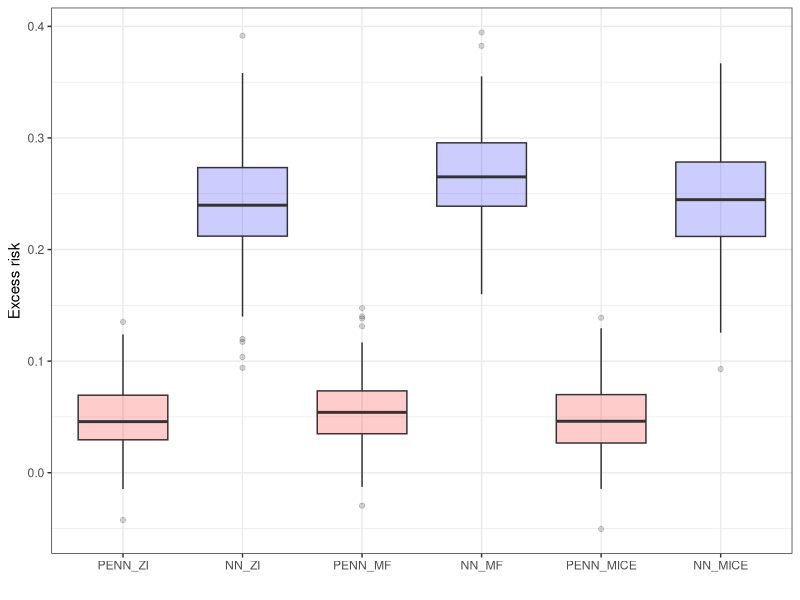

The R script that drew this image:
library(ggplot2)
library(tidyr)

PENN_ZI = c(1.183540940284729, 1.2178844213485718, 1.1776179075241089, 1.17631196975708, 1.163037657737732, 1.2196043729782104, 1.1276705265045166, 1.2237058877944946, 1.1620352268218994, 1.1915839910507202, 1.164671540260315, 1.2030097246170044, 1.2099000215530396, 1.2003867626190186, 1.209296464920044, 1.2162668704986572, 1.1880866289138794, 1.1540621519088745, 1.1332623958587646, 1.1569854021072388, 1.1928900480270386, 1.1675784587860107, 1.126012921333313, 1.1792646646499634, 1.1973966360092163, 1.1907427310943604, 1.1635380983352661, 1.1642308235168457, 1.162259817123413, 1.1238764524459839, 1.087844967842102, 1.2541882991790771, 1.1312274932861328, 1.1550477743148804, 1.2365131378173828, 1.157874345779419, 1.2033642530441284, 1.1643770933151245, 1.1754218339920044, 1.115609884262085, 1.128340244293213, 1.1874964237213135, 1.1348371505737305, 1.2447186708450317, 1.2161033153533936, 1.1562730073928833, 1.253707766532898, 1.1892352104187012, 1.190302848815918, 1.2123793363571167, 1.1687231063842773, 1.1364599466323853, 1.1660727262496948, 1.2494903802871704, 1.1470390558242798, 1.1707954406738281, 1.1815463304519653, 1.1258009672164917, 1.1744697093963623, 1.1274572610855103, 1.2142140865325928, 1.1521661281585693, 1.164870262145996, 1.184364914894104, 1.1993690729141235, 1.2212791442871094, 1.1838512420654297, 1.1743966341018677, 1.1922022104263306, 1.1994953155517578, 1.174653172492981, 1.177354335784912, 1.1890453100204468, 1.2429893016815186, 1.1666544675827026, 1.123962163925171, 1.163635015487671, 1.2020530700683594, 1.1634960174560547, 1.1726102828979492, 1.1610978841781616, 1.201338768005371, 1.1543314456939697, 1.1817327737808228, 1.1562044620513916, 1.2654216289520264, 1.175748586654663, 1.2240056991577148, 1.1862950325012207, 1.1943448781967163, 1.1952605247497559, 1.160049557685852, 1.1935161352157593, 1.1472586393356323, 1.1711983680725098, 1.152936339378357, 1.2016912698745728, 1.158851146697998, 1.2081271409988403, 1.172271728515625) - 1.13025
NN_ZI = c(1.3291850090026855, 1.3728058338165283, 1.2891490459442139, 1.3684943914413452, 1.2713855504989624, 1.414488434791565, 1.3309320211410522, 1.4418023824691772, 1.309516191482544, 1.4043813943862915, 1.378008484840393, 1.3533949851989746, 1.41667902469635, 1.428104281425476, 1.3069438934326172, 1.3318489789962769, 1.370703101158142, 1.3704737424850464, 1.2907646894454956, 1.381535530090332, 1.3576830625534058, 1.3711880445480347, 1.2939627170562744, 1.3716044425964355, 1.3950105905532837, 1.409862995147705, 1.3833129405975342, 1.2887133359909058, 1.3713411092758179, 1.3499629497528076, 1.2854095697402954, 1.5218373537063599, 1.2475664615631104, 1.3495818376541138, 1.3879164457321167, 1.3842474222183228, 1.4270895719528198, 1.387292742729187, 1.3554449081420898, 1.3466153144836426, 1.314559817314148, 1.405895471572876, 1.3496500253677368, 1.415411114692688, 1.3783870935440063, 1.3392114639282227, 1.4674652814865112, 1.406302571296692, 1.4344033002853394, 1.3469860553741455, 1.3405314683914185, 1.3776744604110718, 1.363222599029541, 1.3870201110839844, 1.3428438901901245, 1.3473916053771973, 1.364475965499878, 1.3232015371322632, 1.2500876188278198, 1.345875859260559, 1.3762738704681396, 1.3587136268615723, 1.409440279006958, 1.3640954494476318, 1.3906511068344116, 1.4086047410964966, 1.3953022956848145, 1.3020093441009521, 1.3809822797775269, 1.4040454626083374, 1.403564691543579, 1.270219087600708, 1.4107728004455566, 1.3501393795013428, 1.353702187538147, 1.2929261922836304, 1.2241947650909424, 1.4125425815582275, 1.366762399673462, 1.3394250869750977, 1.354537844657898, 1.4016425609588623, 1.3007224798202515, 1.2339601516723633, 1.4098824262619019, 1.4884905815124512, 1.3694833517074585, 1.4257944822311401, 1.320878267288208, 1.423158884048462, 1.414676308631897, 1.3501430749893188, 1.3920519351959229, 1.3523857593536377, 1.3955990076065063, 1.364543080329895, 1.4113502502441406, 1.383072853088379, 1.435600757598877, 1.3658854961395264) - 1.13025
PENN_MF = c(1.1935303211212158, 1.2067879438400269, 1.1937692165374756, 1.1832849979400635, 1.1631016731262207, 1.2323552370071411, 1.1397509574890137, 1.2195851802825928, 1.16945219039917, 1.201526403427124, 1.1768434047698975, 1.2204426527023315, 1.2137243747711182, 1.2210417985916138, 1.2148432731628418, 1.2101011276245117, 1.1859276294708252, 1.159788727760315, 1.1431374549865723, 1.1606636047363281, 1.2030161619186401, 1.168015956878662, 1.1309632062911987, 1.1839607954025269, 1.1923466920852661, 1.205238938331604, 1.2018271684646606, 1.1700512170791626, 1.1630383729934692, 1.1398507356643677, 1.1006792783737183, 1.2703869342803955, 1.134987711906433, 1.1671062707901, 1.2470272779464722, 1.1644078493118286, 1.2261604070663452, 1.1820038557052612, 1.1762545108795166, 1.1175439357757568, 1.1570097208023071, 1.1846929788589478, 1.1417611837387085, 1.242262363433838, 1.2228925228118896, 1.1502482891082764, 1.2615073919296265, 1.196755290031433, 1.1979732513427734, 1.2213104963302612, 1.1650619506835938, 1.162062644958496, 1.1685982942581177, 1.2685389518737793, 1.14107084274292, 1.1886990070343018, 1.1614125967025757, 1.1416133642196655, 1.1760061979293823, 1.1363526582717896, 1.226683259010315, 1.1553459167480469, 1.173492193222046, 1.1823108196258545, 1.1959867477416992, 1.2293477058410645, 1.1839898824691772, 1.181838035583496, 1.2013145685195923, 1.2084288597106934, 1.1980395317077637, 1.1907881498336792, 1.1805588006973267, 1.241008996963501, 1.1889439821243286, 1.1410412788391113, 1.1707217693328857, 1.210577368736267, 1.1662206649780273, 1.1895760297775269, 1.1712148189544678, 1.1975758075714111, 1.1652233600616455, 1.187543511390686, 1.1665997505187988, 1.277739405632019, 1.197129249572754, 1.221288800239563, 1.202578067779541, 1.1953387260437012, 1.2010602951049805, 1.1627053022384644, 1.2003288269042969, 1.1379822492599487, 1.1729638576507568, 1.1673684120178223, 1.2064929008483887, 1.1811732053756714, 1.202915072441101, 1.1684410572052002) - 1.13025
NN_MF = c(1.3864476680755615, 1.4247219562530518, 1.4109352827072144, 1.3613966703414917, 1.363849401473999, 1.4590497016906738, 1.332035779953003, 1.4574193954467773, 1.400352954864502, 1.4377189874649048, 1.3778049945831299, 1.4840470552444458, 1.4167460203170776, 1.451645851135254, 1.4158943891525269, 1.4271965026855469, 1.369200348854065, 1.375822901725769, 1.344390869140625, 1.4071229696273804, 1.4207186698913574, 1.3858184814453125, 1.337895393371582, 1.3813279867172241, 1.4585529565811157, 1.4186959266662598, 1.3967896699905396, 1.4359756708145142, 1.3687223196029663, 1.3652172088623047, 1.2902134656906128, 1.5248150825500488, 1.31510591506958, 1.3724989891052246, 1.4387038946151733, 1.3857629299163818, 1.4048998355865479, 1.3935155868530273, 1.3637645244598389, 1.3490865230560303, 1.3513109683990479, 1.4028133153915405, 1.3602768182754517, 1.4692482948303223, 1.3745981454849243, 1.3472367525100708, 1.5127315521240234, 1.425163984298706, 1.428313970565796, 1.4455257654190063, 1.3676626682281494, 1.3791985511779785, 1.390444278717041, 1.4854716062545776, 1.3478426933288574, 1.368787169456482, 1.367483139038086, 1.336228847503662, 1.375508189201355, 1.3648858070373535, 1.4707692861557007, 1.3496439456939697, 1.3883113861083984, 1.3695801496505737, 1.4257432222366333, 1.428604245185852, 1.3960000276565552, 1.407354712486267, 1.433239459991455, 1.4104809761047363, 1.3886160850524902, 1.376461386680603, 1.4097687005996704, 1.4272593259811401, 1.3633060455322266, 1.3324239253997803, 1.3764193058013916, 1.4236152172088623, 1.3947497606277466, 1.3783584833145142, 1.3621468544006348, 1.382491111755371, 1.3699623346328735, 1.3985660076141357, 1.4240291118621826, 1.4819124937057495, 1.3938207626342773, 1.4263161420822144, 1.4174326658248901, 1.432435393333435, 1.458388328552246, 1.3981608152389526, 1.399364948272705, 1.3558752536773682, 1.4255157709121704, 1.3710286617279053, 1.4317072629928589, 1.3848814964294434, 1.4406508207321167, 1.3984448909759521) - 1.13025
PENN_MICE = c(1.1735464334487915, 1.203705906867981, 1.1828677654266357, 1.1779648065567017, 1.1620497703552246, 1.216238260269165, 1.1247453689575195, 1.2129113674163818, 1.1569602489471436, 1.194398045539856, 1.1662707328796387, 1.2296184301376343, 1.205612063407898, 1.2092039585113525, 1.1966917514801025, 1.2113687992095947, 1.185640811920166, 1.1499093770980835, 1.135260820388794, 1.1537646055221558, 1.199559211730957, 1.1666814088821411, 1.1383421421051025, 1.1754423379898071, 1.2046531438827515, 1.202150821685791, 1.1519545316696167, 1.1551721096038818, 1.168791651725769, 1.1308070421218872, 1.079885721206665, 1.259672999382019, 1.134198784828186, 1.1565271615982056, 1.2464827299118042, 1.149052619934082, 1.2005064487457275, 1.1620745658874512, 1.165810227394104, 1.1157634258270264, 1.1432979106903076, 1.1812617778778076, 1.128590703010559, 1.2430897951126099, 1.2026902437210083, 1.1477627754211426, 1.2473634481430054, 1.1858628988265991, 1.2001605033874512, 1.205969214439392, 1.1638094186782837, 1.1539195775985718, 1.1607943773269653, 1.2475470304489136, 1.146867275238037, 1.1728852987289429, 1.1639577150344849, 1.117111086845398, 1.1648452281951904, 1.1280946731567383, 1.2124279737472534, 1.1556804180145264, 1.1735135316848755, 1.1914892196655273, 1.2017054557800293, 1.2188705205917358, 1.177730917930603, 1.1773062944412231, 1.193941354751587, 1.209336757659912, 1.1847277879714966, 1.1828583478927612, 1.1949063539505005, 1.2193492650985718, 1.1696404218673706, 1.126364827156067, 1.1633564233779907, 1.1989543437957764, 1.1509381532669067, 1.1858634948730469, 1.161769986152649, 1.2012486457824707, 1.1504842042922974, 1.1724822521209717, 1.1594475507736206, 1.2691019773483276, 1.1711339950561523, 1.2169106006622314, 1.1914907693862915, 1.192307710647583, 1.1898459196090698, 1.1716290712356567, 1.1876195669174194, 1.1325668096542358, 1.1798070669174194, 1.166854977607727, 1.1922008991241455, 1.1651548147201538, 1.199311375617981, 1.1645320653915405) - 1.13025
NN_MICE = c(1.3901418447494507, 1.3742284774780273, 1.4056117534637451, 1.3798712491989136, 1.3535186052322388, 1.3625503778457642, 1.3342217206954956, 1.442813515663147, 1.388946533203125, 1.3975019454956055, 1.3800890445709229, 1.4703383445739746, 1.4116332530975342, 1.4085172414779663, 1.4133142232894897, 1.4156060218811035, 1.3687195777893066, 1.3783117532730103, 1.3195704221725464, 1.3669403791427612, 1.3812110424041748, 1.3287400007247925, 1.3271763324737549, 1.2557700872421265, 1.4091269969940186, 1.4111590385437012, 1.424915075302124, 1.3776723146438599, 1.3738356828689575, 1.3320696353912354, 1.276599645614624, 1.4814648628234863, 1.2572593688964844, 1.2843351364135742, 1.452567458152771, 1.3673014640808105, 1.3774254322052002, 1.3654839992523193, 1.3541340827941895, 1.341341495513916, 1.322109580039978, 1.3345643281936646, 1.3643234968185425, 1.4516133069992065, 1.3825055360794067, 1.3260200023651123, 1.4971359968185425, 1.4236226081848145, 1.390690803527832, 1.4344021081924438, 1.368498682975769, 1.3317400217056274, 1.3827203512191772, 1.4790278673171997, 1.2232065200805664, 1.3593535423278809, 1.400818109512329, 1.3063814640045166, 1.3040318489074707, 1.3433371782302856, 1.363205909729004, 1.3422119617462158, 1.3891065120697021, 1.3595350980758667, 1.3699709177017212, 1.4130456447601318, 1.3752027750015259, 1.3993312120437622, 1.4111568927764893, 1.3817360401153564, 1.381789207458496, 1.3145381212234497, 1.3103349208831787, 1.4201966524124146, 1.3631821870803833, 1.2909456491470337, 1.3320767879486084, 1.374671220779419, 1.3900731801986694, 1.3916730880737305, 1.3602328300476074, 1.399051308631897, 1.3641060590744019, 1.2998769283294678, 1.408004641532898, 1.4795087575912476, 1.3695968389511108, 1.4354000091552734, 1.3059370517730713, 1.43816339969635, 1.3633226156234741, 1.409180760383606, 1.3938759565353394, 1.3497555255889893, 1.4182498455047607, 1.357953667640686, 1.4217984676361084, 1.337981104850769, 1.420542597770691, 1.3172523975372314) - 1.13025

Excess_Risk = data.frame('PENN_ZI' = PENN_ZI,
                'NN_ZI' = NN_ZI,
                'PENN_MF' = PENN_MF,
                'NN_MF' = NN_MF,
                'PENN_MICE' = PENN_MICE,
                'NN_MICE' = NN_MICE)

df_long = Excess_Risk %>%
  pivot_longer(cols = everything(), names_to = "Variable", values_to = "Value")
df_long$Variable = factor(df_long$Variable, levels = c('PENN_ZI', 'NN_ZI', 'PENN_MF', 'NN_MF', 'PENN_MICE', 'NN_MICE'))

ggplot(df_long, aes(x=Variable, y=Value, fill=Variable)) + geom_boxplot(alpha=0.2) + 
  xlab("") + ylab("Excess risk") + theme_bw() + theme(legend.position = "none") + 
  scale_fill_manual(values = c('PENN_ZI' = 'red', 'NN_ZI' = 'blue', 'PENN_MF' = 'red', 
                               'NN_MF' = 'blue',  'PENN_MICE' = 'red', 'NN_MICE' = 'blue'))
